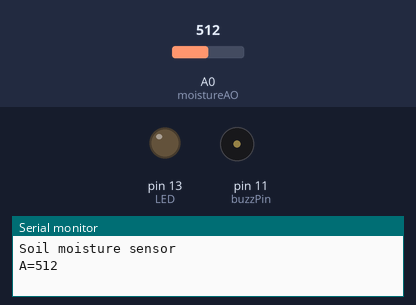
Bench run of a sketch on a simulated Arduino Uno, built with avr-gcc and run on an emulated ATmega328P. On the bench: output pins drawn as LEDs (lit = HIGH), buzzer (waves = sounding, pin HIGH), the last lines printed to the serial monitor. The test bench sets the inputs (shaded band); at power-on: A0 (moistureAO) = 512.

Above: at 1.8 s.
1.9 s: A0 (moistureAO) set to 886
3.4 s: A0 (moistureAO) set to 913
At 4.7 s:
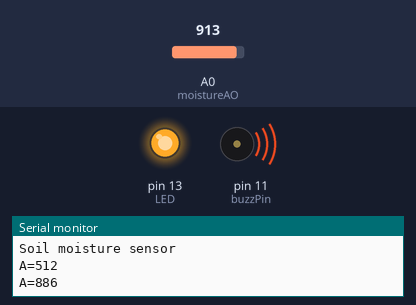
6.4 s: A0 (moistureAO) set to 900
At 7.8 s:
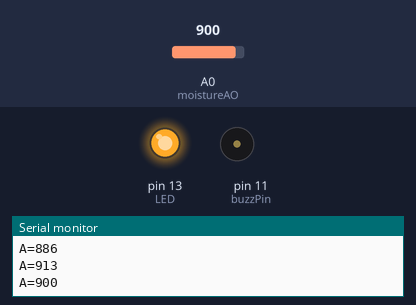
9.4 s: A0 (moistureAO) set to 1023
At 10.6 s:
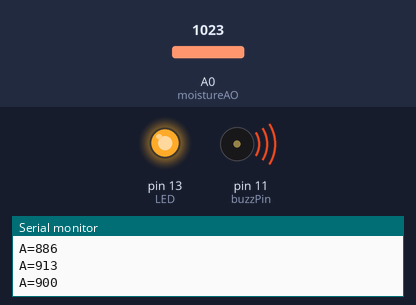
Timing chart, 0 to 13.4 s (numbered marks = the images above; inputs shaded):
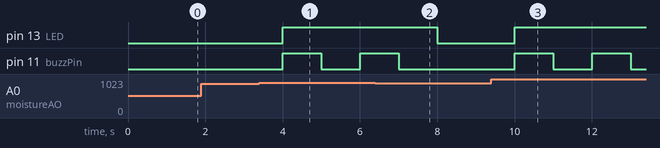

The sketch:

_8_Plant_Monitor_with_alarm_and_LED.ino
```cpp
const int moistureAO = 0;


int AO = 0;
int tmp = 0;
int buzzPin = 11; // Buzzer pin 11
int LED = 13;// LED pin 13


void setup (){
  Serial.begin(9600);
  Serial.println("Soil moisture sensor");
  pinMode(moistureAO, INPUT);
  pinMode(buzzPin, OUTPUT);// sets pin as output
pinMode(LED, OUTPUT);// sets pin as output

}

void loop ()
{


  tmp=analogRead( moistureAO );
  if ( tmp != AO )


  {
    AO=tmp;
    Serial.print("A=");
    Serial.println(AO);
  }


  delay (1000);


  {
if(analogRead(0) > 900){ // this number depends soil moisture

digitalWrite(buzzPin, HIGH);
digitalWrite(LED,HIGH);

delay(1000); // waits for 1 second
digitalWrite(buzzPin,LOW);
digitalWrite(LED,HIGH);

} else{
digitalWrite(buzzPin,LOW);
digitalWrite(LED,LOW);
}
}


}
```

Measured:
- the behaviour switches between 900 and 901 on A0 (moistureAO) (found by bisection; images 0 and 1)
- after the input at 3.4 s, pin 13 (LED): LOW → HIGH after 0.60 s; pin 11 (buzzPin): LOW → HIGH after 0.60 s, → LOW 1.0 s later, → HIGH 1.0 s later
- after the input at 6.4 s, pin 13 (LED): HIGH → LOW after 1.6 s; pin 11 (buzzPin): goes on until 7.0 s, then stays LOW
- after the input at 9.4 s, pin 13 (LED): LOW → HIGH after 0.60 s; pin 11 (buzzPin): alternates HIGH for 1.0 s and LOW for 1.0 s, starting after 0.60 s
